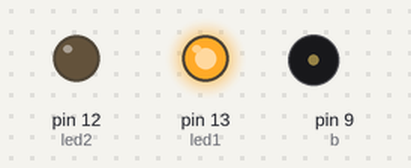
A sketch run on a simulated Arduino Uno, built with avr-gcc and run on an emulated ATmega328P. On the bench: output pins drawn as LEDs (lit = HIGH), buzzer (waves = sounding).

Above: at 0.5 s.
At 1.5 s:
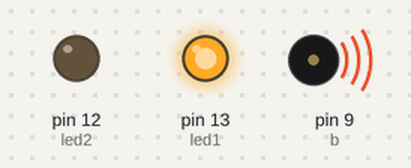
At 4.5 s:
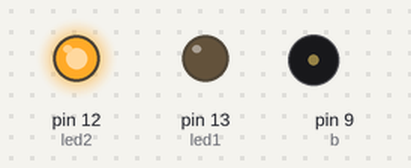
At 5.5 s:
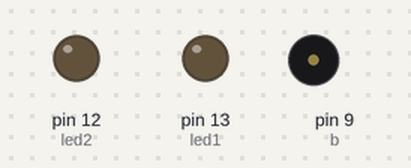
Timing chart, 0 to 7.8 s (numbered marks = the images above):
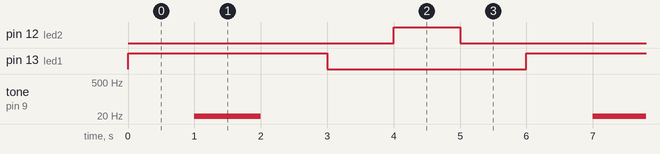

The sketch:

blind_traffic_light.ino
```cpp
// C++ code
//

int led1 = 13;
int led2 = 12;
int b = 9;

void setup()
{
  pinMode(13, OUTPUT);
  pinMode(12, OUTPUT);
  pinMode(9, OUTPUT);
}

void loop()
{


  digitalWrite(led1, HIGH);
  delay(1000);
  tone(b, led1);
  delay(1000);
  noTone(b);
  delay(1000);
  digitalWrite(led1, LOW);
  delay(1000);
  digitalWrite(led2, HIGH);
  delay(1000);
  digitalWrite(led2, LOW);
  delay(1000);


}
```

Measured:
- by itself, pin 12 (led2): alternates HIGH for 1.0 s and LOW for 5.0 s
- by itself, pin 13 (led1): alternates HIGH for 3.0 s and LOW for 3.0 s
- by itself, tone on pin 9 (b): alternates 13 Hz for 1.0 s and silent for 5.0 s
